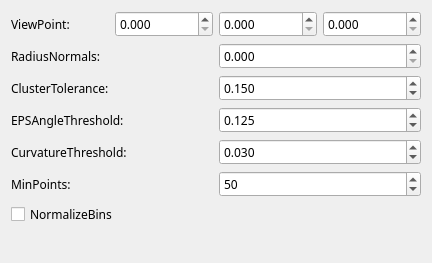
             <widget class="QWidget" name="scrollAreaWidgetContents_3">
              <property name="geometry">
               <rect>
                <x>0</x>
                <y>0</y>
                <width>432</width>
                <height>263</height>
               </rect>
              </property>
              <property name="font">
               <font>
                <family>方正姚体</family>
               </font>
              </property>
              <layout class="QVBoxLayout" name="verticalLayout_10">
               <item>
                <layout class="QHBoxLayout" name="horizontalLayout_19">
                 <item>
                  <widget class="QLabel" name="label_18">
                   <property name="font">
                    <font>
                     <family>微软雅黑</family>
                    </font>
                   </property>
                   <property name="text">
                    <string>ViewPoint: </string>
                   </property>
                  </widget>
                 </item>
                 <item>
                  <widget class="QDoubleSpinBox" name="dspin_vpx3">
                   <property name="font">
                    <font>
                     <family>微软雅黑</family>
                    </font>
                   </property>
                   <property name="decimals">
                    <number>3</number>
                   </property>
                   <property name="maximum">
                    <double>99999.000000000000000</double>
                   </property>
                  </widget>
                 </item>
                 <item>
                  <widget class="QDoubleSpinBox" name="dspin_vpy3">
                   <property name="font">
                    <font>
                     <family>微软雅黑</family>
                    </font>
                   </property>
                   <property name="decimals">
                    <number>3</number>
                   </property>
                   <property name="maximum">
                    <double>99999.000000000000000</double>
                   </property>
                  </widget>
                 </item>
                 <item>
                  <widget class="QDoubleSpinBox" name="dspin_vpz3">
                   <property name="font">
                    <font>
                     <family>微软雅黑</family>
                    </font>
                   </property>
                   <property name="decimals">
                    <number>3</number>
                   </property>
                   <property name="maximum">
                    <double>99999.000000000000000</double>
                   </property>
                  </widget>
                 </item>
                </layout>
               </item>
               <item>
                <layout class="QHBoxLayout" name="horizontalLayout_20">
                 <item>
                  <widget class="QLabel" name="label_19">
                   <property name="font">
                    <font>
                     <family>微软雅黑</family>
                    </font>
                   </property>
                   <property name="text">
                    <string>RadiusNormals: </string>
                   </property>
                  </widget>
                 </item>
                 <item>
                  <widget class="QDoubleSpinBox" name="dspin_rn">
                   <property name="font">
                    <font>
                     <family>微软雅黑</family>
                    </font>
                   </property>
                   <property name="decimals">
                    <number>3</number>
                   </property>
                   <property name="maximum">
                    <double>99999.000000000000000</double>
                   </property>
                  </widget>
                 </item>
                </layout>
               </item>
               <item>
                <layout class="QHBoxLayout" name="horizontalLayout_21">
                 <item>
                  <widget class="QLabel" name="label_20">
                   <property name="font">
                    <font>
                     <family>微软雅黑</family>
                    </font>
                   </property>
                   <property name="text">
                    <string>ClusterTolerance: </string>
                   </property>
                  </widget>
                 </item>
                 <item>
                  <widget class="QDoubleSpinBox" name="dspin_d1">
                   <property name="font">
                    <font>
                     <family>微软雅黑</family>
                    </font>
                   </property>
                   <property name="decimals">
                    <number>3</number>
                   </property>
                   <property name="maximum">
                    <double>99999.000000000000000</double>
                   </property>
                   <property name="value">
                    <double>0.150000000000000</double>
                   </property>
                  </widget>
                 </item>
                </layout>
               </item>
               <item>
                <layout class="QHBoxLayout" name="horizontalLayout_22">
                 <item>
                  <widget class="QLabel" name="label_21">
                   <property name="font">
                    <font>
                     <family>微软雅黑</family>
                    </font>
                   </property>
                   <property name="text">
                    <string>EPSAngleThreshold: </string>
                   </property>
                  </widget>
                 </item>
                 <item>
                  <widget class="QDoubleSpinBox" name="dspin_d2">
                   <property name="font">
                    <font>
                     <family>微软雅黑</family>
                    </font>
                   </property>
                   <property name="decimals">
                    <number>3</number>
                   </property>
                   <property name="maximum">
                    <double>99999.000000000000000</double>
                   </property>
                   <property name="value">
                    <double>0.125000000000000</double>
                   </property>
                  </widget>
                 </item>
                </layout>
               </item>
               <item>
                <layout class="QHBoxLayout" name="horizontalLayout_23">
                 <item>
                  <widget class="QLabel" name="label_22">
                   <property name="font">
                    <font>
                     <family>微软雅黑</family>
                    </font>
                   </property>
                   <property name="text">
                    <string>CurvatureThreshold: </string>
                   </property>
                  </widget>
                 </item>
                 <item>
                  <widget class="QDoubleSpinBox" name="dspin_d3">
                   <property name="sizePolicy">
                    <sizepolicy hsizetype="Preferred" vsizetype="Fixed">
                     <horstretch>0</horstretch>
                     <verstretch>0</verstretch>
                    </sizepolicy>
                   </property>
                   <property name="font">
                    <font>
                     <family>微软雅黑</family>
                    </font>
                   </property>
                   <property name="decimals">
                    <number>3</number>
                   </property>
                   <property name="maximum">
                    <double>99999.000000000000000</double>
                   </property>
                   <property name="value">
                    <double>0.030000000000000</double>
                   </property>
                  </widget>
                 </item>
                </layout>
               </item>
               <item>
                <layout class="QHBoxLayout" name="horizontalLayout_24">
                 <item>
                  <widget class="QLabel" name="label_23">
                   <property name="font">
                    <font>
                     <family>微软雅黑</family>
                    </font>
                   </property>
                   <property name="text">
                    <string>MinPoints: </string>
                   </property>
                  </widget>
                 </item>
                 <item>
                  <widget class="QSpinBox" name="spin_min">
                   <property name="font">
                    <font>
                     <family>微软雅黑</family>
                    </font>
                   </property>
                   <property name="maximum">
                    <number>99999</number>
                   </property>
                   <property name="value">
                    <number>50</number>
                   </property>
                  </widget>
                 </item>
                </layout>
               </item>
               <item>
                <widget class="QCheckBox" name="check_normalize">
                 <property name="font">
                  <font>
                   <family>微软雅黑</family>
                  </font>
                 </property>
                 <property name="text">
                  <string>NormalizeBins</string>
                 </property>
                </widget>
               </item>
               <item>
                <spacer name="verticalSpacer_6">
                 <property name="orientation">
                  <enum>Qt::Vertical</enum>
                 </property>
                 <property name="sizeHint" stdset="0">
                  <size>
                   <width>20</width>
                   <height>18</height>
                  </size>
                 </property>
                </spacer>
               </item>
              </layout>
             </widget>
